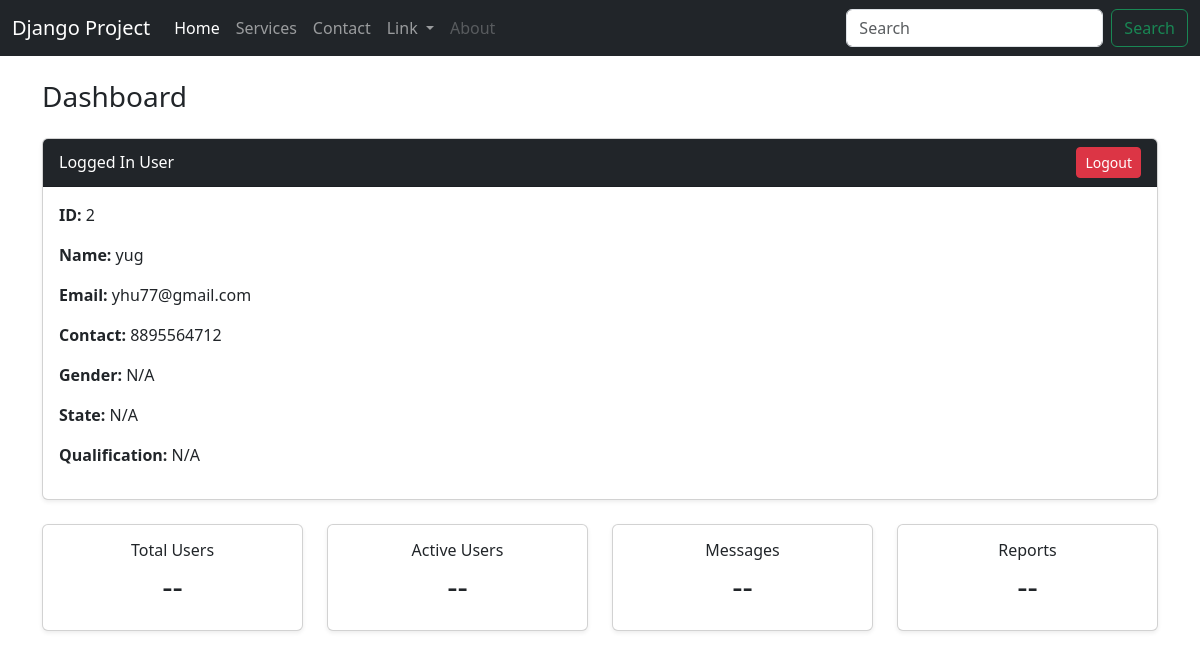
Screenshot of /dashboard/ (signed in) with the database file from the repository.
### app/models.py (models this page shows)
class Employee(models.Model):
    name = models.CharField(max_length=100,default='N/A')
    email = models.EmailField(unique=True)
    contact = models.CharField()
    qualification = models.CharField(max_length=200,default='N/A')
    gender = models.CharField(max_length=10,default='N/A')
    state = models.CharField(max_length=50,default='N/A')
    image = models.ImageField(upload_to='images/',default='N/A')
    audio = models.FileField(upload_to='audios/',default='N/A',null=True)
    video = models.FileField(upload_to='videos/',default='N/A')
    document = models.FileField(upload_to='documents/',default='N/A',null=True)
    password = models.CharField(max_length=20,null=True)  # null = true we write because already there is data if we don`t write it will show empty or error

### app/views.py (the view)
# urls.py: path('dashboard/',dashboard,name='dashboard'),
def dashboard(req):
    if req.session.get('admin', None):
        data = req.session.get('admin')
        return render(req, 'admin_dashboard.html', {'data': data})
    elif req.session.get('user_id', None):
        data = req.session.get('user_id')
        userdata = Employee.objects.get(id=data)
        return render(req, 'dashboard.html', {'data': userdata})
    else:
        return redirect('login')

### app/templates/dashboard.html (shortened to what this page needs)
{% extends 'base.html' %}
{% block content %}
<div class="container mt-4">
    <h3 class="mb-4">Dashboard</h3>
    <div class="card mb-4 shadow-sm">
        <div class="card-header bg-dark text-white d-flex justify-content-between align-items-center">
            <span>Logged In User</span>
            <a href="{% url 'logout' %}" class="btn btn-sm btn-danger">Logout</a>
        </div>
        <div class="card-body">
            <p><strong>ID:</strong> {{ data.id }}</p>
            <p><strong>Name:</strong> {{ data.name }}</p>
            <p><strong>Email:</strong> {{ data.email }}</p>
            <p><strong>Contact:</strong> {{ data.contact }}</p>
            <p><strong>Gender:</strong> {{ data.gender }}</p>
            <p><strong>State:</strong> {{ data.state }}</p>
            <p><strong>Qualification:</strong> {{ data.qualification }}</p>
        </div>
    </div>
    <div class="row text-center">
        <div class="col-md-3">
            <div class="card shadow-sm">
                <div class="card-body">
                    <h6>Total Users</h6>
                    <h2>--</h2>
                </div>
            </div>
        </div>
        <div class="col-md-3">
            <div class="card shadow-sm">
                <div class="card-body">
                    <h6>Active Users</h6>
                    <h2>--</h2>
                </div>
            </div>
        </div>
        <div class="col-md-3">
            <div class="card shadow-sm">
                <div class="card-body">
                    <h6>Messages</h6>
                    <h2>--</h2>
                </div>
            </div>
        </div>
        <div class="col-md-3">
            <div class="card shadow-sm">
                <div class="card-body">
                    <h6>Reports</h6>
                    <h2>--</h2>
                </div>
            </div>
        </div>
    </div>
</div>
{% endblock content %}

### rows the page displays
Employee: id "2", name "yug", email "yhu77@gmail.com", contact "8895564712", gender "N/A", state "N/A", qualification "N/A"
